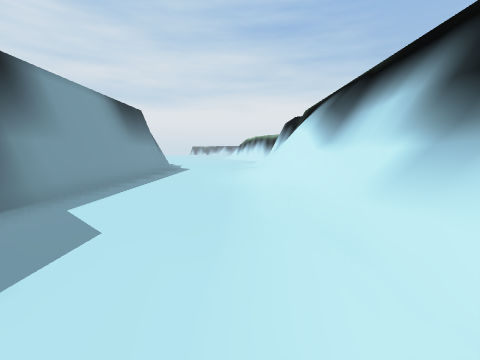
[1] (above)

20 first-person views from a walk through a Unity game level. The camera is 1.5 m above the floor, tilts 6° down and sees 85° across. The floor is counted in squares, 2 m on a side. Each view is taken from the middle of a square. On the plan, view 1 faces up. The plan holds only what a view shows up to about 9 squares ahead; the rest is blank. The place goes on beyond the plan. Some animated figures are left out.

[2]
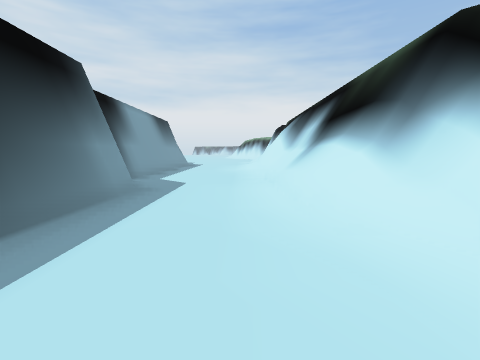

[3]
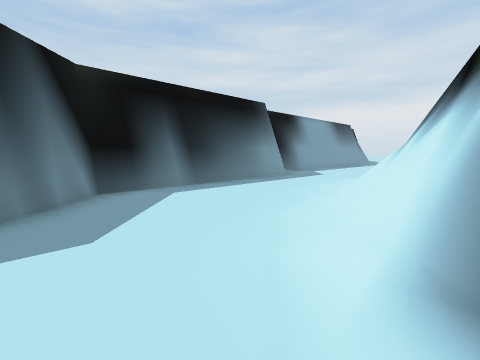

[4]
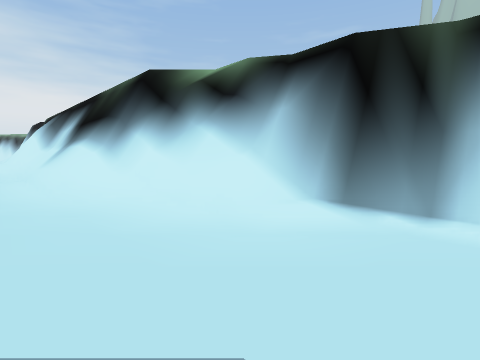

[5]
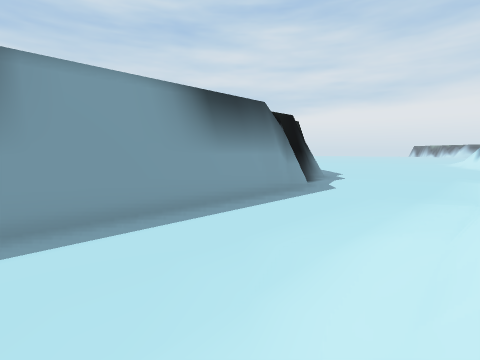

[6]
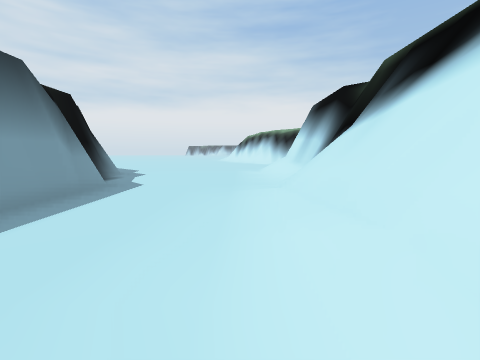

[7]
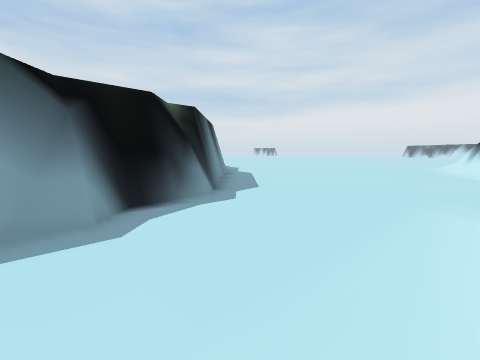

[8]
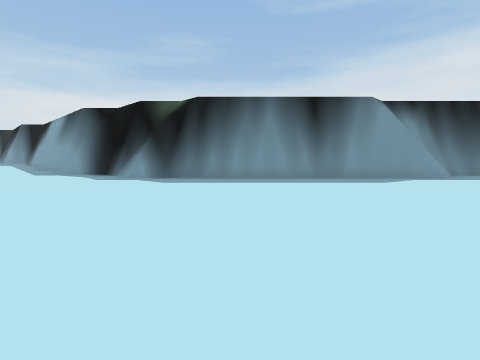

[9]
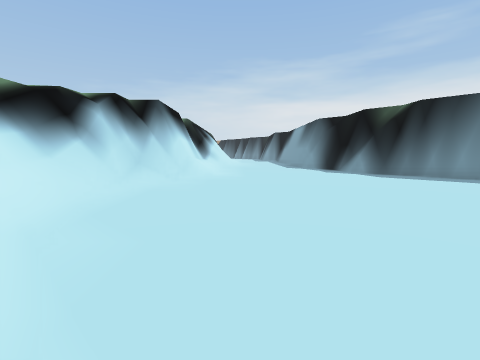

[10]
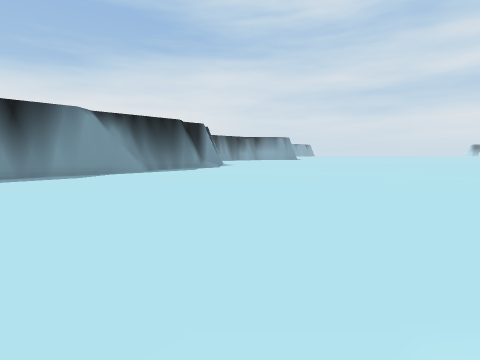

[11]
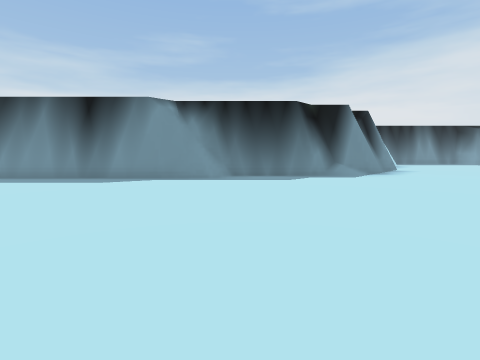

[12]
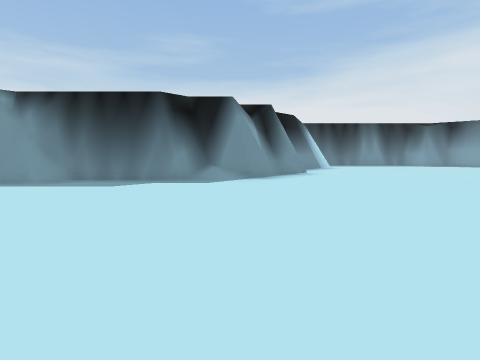

[13]
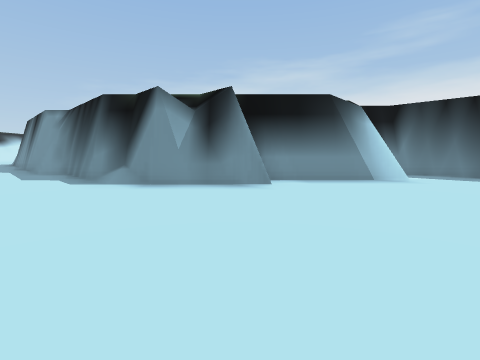

[14]
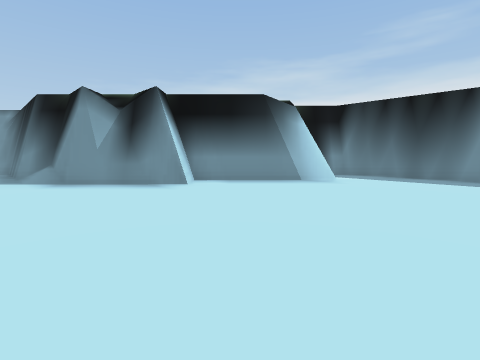

[15]
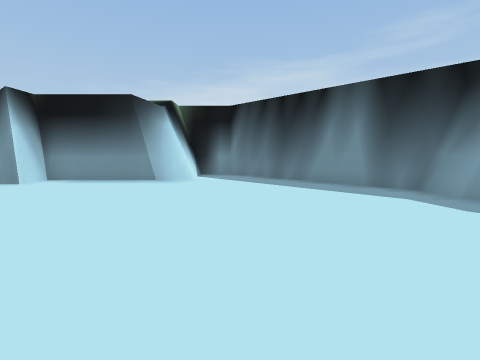

[16]
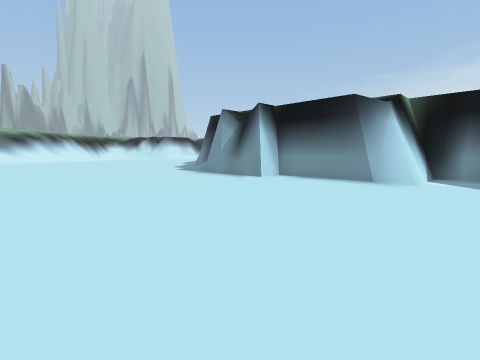

[17]
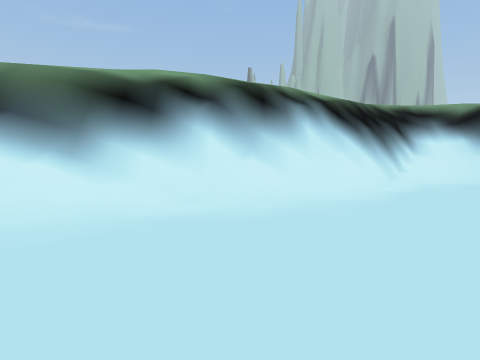

[18]
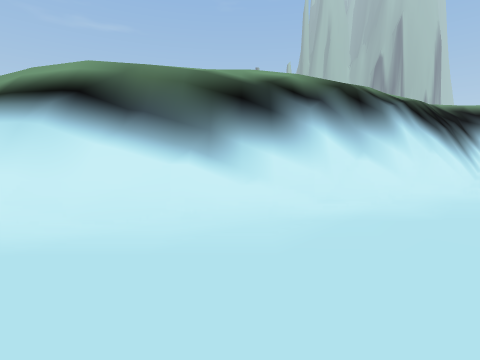

[19]
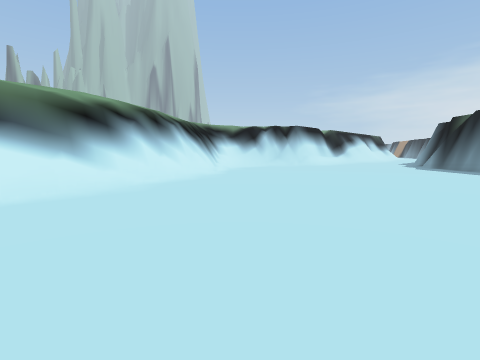

[20]
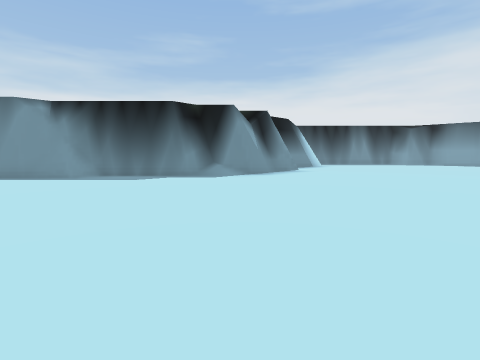

### Floor plan
Key: @ floor where view 1 was taken; # wall or solid block; . floor; / step, stairs or slope; = window, fence, low wall or low ledge.
Columns run from 27 left of view 1 to 4 right of it. Each row starts with its distance up from view 1.
 31    .......................##
 30   ......................../#
 29  ........................./#
 28 ...........................##
 27 .........................../#
 26 .........................../##
 25 #.........................../##
 24 ##...#########...............##
 23  ##..##     ###............../##
 22   ####        ###............./#
 21                ###............/#
 20                  ##.........../#
 19                   ##........./##
 18                    ##........=##
 17                     ##....../##
 16                      ##...../#
 15                       ##..../#
 14                       ##..../#
 13                        #..../#
 12                        ##.../#
 11                        ##..//#
 10                         #../##
  9                         #../##
  8                         #../#
  7                         #../#
  6                         #../##
  5                         #.../#
  4                         #...=#
  3                          ...##
  2                          .../#
  1                         ##../#
  0                         ##.@/#
 -1                          #../#
 -2                          #../##
 -3                          #..//#
 -4                          #.../##
 -5                          #..../#
 -6                          ##....#

Positions as (right, up) in squares from view 1, and headings:
1: (0, 0), facing up
2: (0, -4), facing up
3: (3, -6), facing up-left
4: (0, -6), facing up-right
5: (1, 5), facing up-left
6: (0, 6), facing up
7: (1, 11), facing up-left
8: (-1, 23), facing down-left
9: (0, 25), facing down
10: (0, 26), facing left
11: (-6, 28), facing down-left
12: (-10, 30), facing down-left
13: (-18, 31), facing down
14: (-20, 31), facing down
15: (-24, 31), facing down
16: (-24, 31), facing down-right
17: (-4, 27), facing right
18: (-4, 29), facing right
19: (-7, 31), facing down-right
20: (-9, 31), facing down-left
